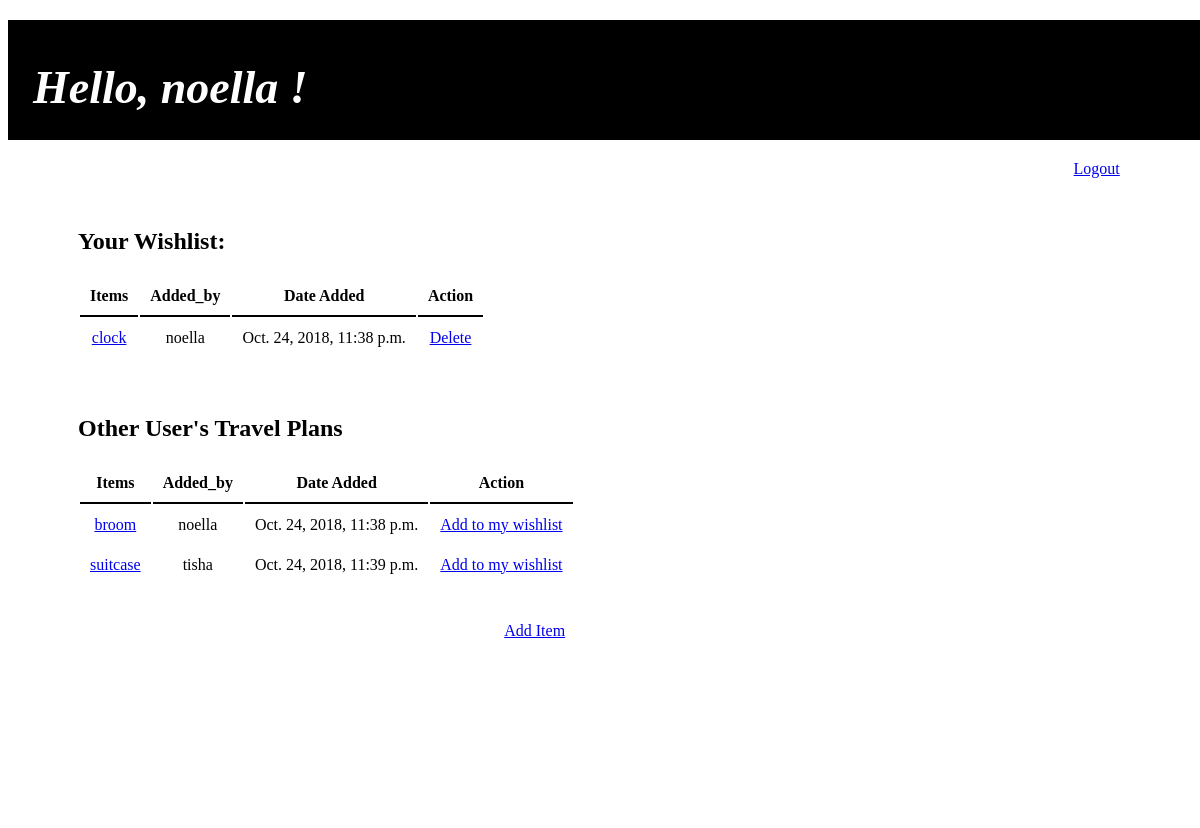
Page /wishlist (signed in) on the committed database.
### examapp/models.py (models this page shows)
class Added(models.Model):
    user = models.ForeignKey(Users, related_name="added_user", on_delete = models.CASCADE)
    item = models.ForeignKey(Items, related_name="added_item", on_delete = models.CASCADE)

class Items(models.Model):
    product = models.CharField(max_length=255)
    action = models.CharField(max_length=255)
    added_by = models.ForeignKey(Users, related_name="items", on_delete = models.CASCADE)
    created_at = models.DateTimeField(auto_now_add = True)
    updated_at = models.DateTimeField(auto_now = True)
    objects = ItemManager()

class Users(models.Model):
    name = models.CharField(max_length=255)
    username = models.CharField(max_length=255)
    password = models.CharField(max_length=255)
    created_at = models.DateTimeField(auto_now_add = True)
    updated_at = models.DateTimeField(auto_now = True)
    objects = UserManager()

### examapp/views.py (the view)
# urls.py: path('wishlist', views.wishlist),
def wishlist(request):
    all_items=Items.objects.all()
    added_user=Added.objects.filter(user_id=request.session['id'])
    print(added_user)
    for i in added_user:
        all_items=all_items.exclude(id=i.item_id)
    context={
        'all_items':all_items,
        'added_user':added_user,
    }
    return render(request, 'wishlist.html', context)

### examapp/templates/wishlist.html (shortened to what this page needs)
<!DOCTYPE html>
<html>
  <head>
  </head>
  <body>
    <header>
        <h1>Hello, {{request.session.username}} !</h1>
    </header>
    <a class='logout' href="/logout">Logout</a>
    <div class="container">
      <h2>Your Wishlist:</h2>
    <table id="my_items">
        <tr>
            <th>Items</th>
            <th>Added_by</th>
            <th>Date Added</th>
            <th>Action</th>
        </tr>
          {% for i in added_user%}
        <tr>
            <td><a href="details/{{i.item.id}}">{{i.item.product}}</a></td>
            <td>{{i.item.added_by.username}}</td>
            <td>{{i.item.created_at}}</td>
            <td>
              {%if request.session.id == i.item.added_by_id%}
                <a href="delete/{{i.item.id}}">Delete</a>
              {%else%}
                <a href='remove/{{i.id}}'>Remove from my wishlist</a>
              {%endif%}
            </td>
        </tr>
        {% endfor %}
    </table>
      <br><br>
    <h2>Other User's Travel Plans</h2>
    <table id="others">
      <tr>
          <th>Items</th>
          <th>Added_by</th>
          <th>Date Added</th>
          <th>Action</th>
      </tr>
        {% for i in all_items%}
        <tr>
          <td><a href="/details/{{i.id}}">{{i.product}}</a></td>
          <td>{{i.added_by.username}}</td>
          <td>{{i.created_at}}</td>
          <td>
                <a href="/added/{{i.id}}">Add to my wishlist </a>
            </td>
        </tr>
        {% endfor %}
    </table>
    <br><br>
    <a class='create' href="/create">Add Item</a>
    </div>
  </body>
</html>

### examapp/templates/wishlist.html (style rules this page uses)
* { font-family: Arial, Helvetica, sans-serif; font-family: 'Roboto Slab', serif; background-image: }
.container { width: 90%; min-height: 600px; margin: 20px 50px ; background-color: white; padding-top: 10px; padding-left:20px; }
body { background: url('http://dev.marbledistilling.com/wp-content/uploads/2017/08/marble_bg.jpg?id=61') }
header { width: 100%; height:80px; margin:20px auto; padding: 10px 0 30px 25px; background-color: black; color: white; font-style: oblique; font-size: 23px; }
.logout { margin-left: 90%; }
table th { border-bottom: 2px solid black; padding: 10px; }
table td { text-align: center; padding:10px; }
.create { margin-left: 40%; }

### rows in the picture
Added: item.product "clock", item.added_by.username "noella", item.created_at "Oct. 24, 2018, 11:38 p.m."
Items: product "broom", added_by.username "noella", created_at "Oct. 24, 2018, 11:38 p.m."
Items: product "suitcase", added_by.username "tisha", created_at "Oct. 24, 2018, 11:39 p.m."

### other values in the picture
{{ request.session.username }} "noella"
